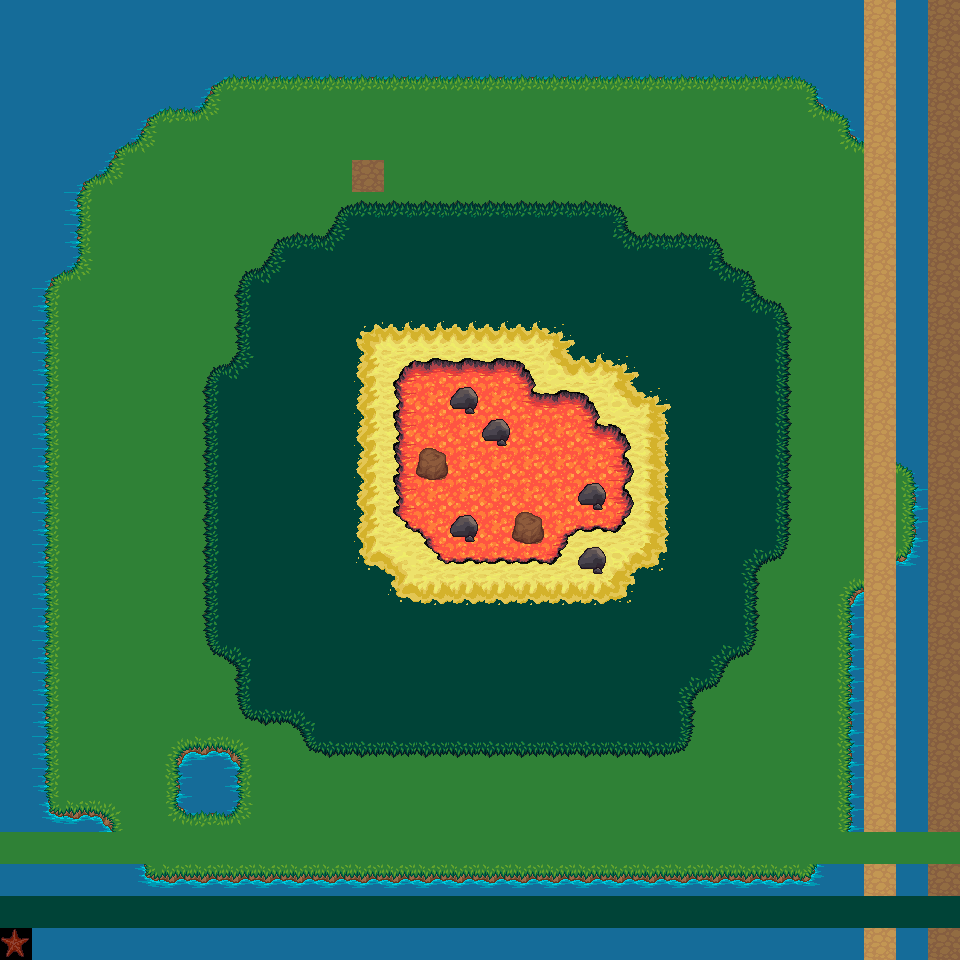

The image is a tile-based game level rendered from a .tmx file. Its description and source (layers, tilesets, objects; grid data summarised) follow:
An orthogonal 30x30 tile map with 32x32 px tiles, 3 tile layers (Ground_1, Ground_2, Objects).

<map version="1.0.0" orientation="orthogonal" renderorder="right-down" width="30" height="30" tilewidth="32" tileheight="32" nextobjectid="1">
 <tileset firstgid="1" name="terrain" tilewidth="32" tileheight="32" tilecount="1024" columns="32">
  <image source="32x32.png" width="1024" height="1024" />
 </tileset>
 <layer name="Ground_1" width="30" height="30">
  <data>[900 cells, 900 non-empty, 19 distinct tile ids]</data>
 </layer>
 <layer name="Ground_2" width="30" height="30">
  <data>[900 cells, 130 non-empty, 34 distinct tile ids]</data>
 </layer>
 <layer name="Objects" width="30" height="30">
  <data>[900 cells, 124 non-empty, 6 distinct tile ids]</data>
 </layer>
</map>
